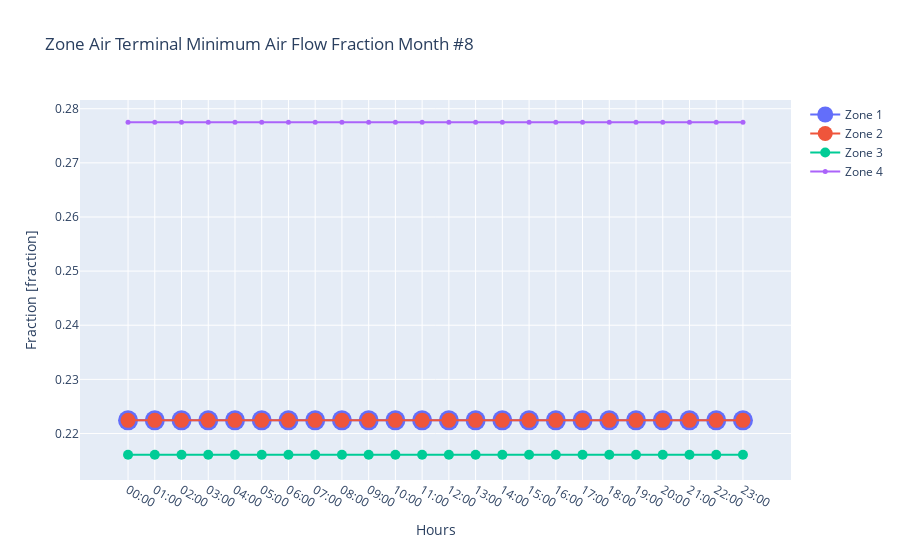

Write notebook code for a chart like this one.
### Code cell
month_by_hour_zonal_plot("Zone Air Terminal Minimum Air Flow Fraction", 8)

### Figure 1 — Plotly figure (JSON) as saved in the notebook; plotly's stock layout.template omitted (floating-point values rounded to 4 significant figures)
{"data": [{"marker": {"size": 20}, "mode": "lines+markers", "name": "Zone 1", "type": "scatter", "x": ["00:00", "01:00", "02:00", "03:00", "04:00", "05:00", "06:00", "07:00", "08:00", "09:00", "10:00", "11:00", "12:00", "13:00", "14:00", "15:00", "16:00", "17:00", "18:00", "19:00", "20:00", "21:00", "22:00", "23:00"], "y": [0.2224, 0.2224, 0.2224, 0.2224, 0.2224, 0.2224, 0.2224, 0.2224, 0.2224, 0.2224, 0.2224, 0.2224, 0.2224, 0.2224, 0.2224, 0.2224, 0.2224, 0.2224, 0.2224, 0.2224, 0.2224, 0.2224, 0.2224, 0.2224]}, {"marker": {"size": 15}, "mode": "lines+markers", "name": "Zone 2", "type": "scatter", "x": ["00:00", "01:00", "02:00", "03:00", "04:00", "05:00", "06:00", "07:00", "08:00", "09:00", "10:00", "11:00", "12:00", "13:00", "14:00", "15:00", "16:00", "17:00", "18:00", "19:00", "20:00", "21:00", "22:00", "23:00"], "y": [0.2224, 0.2224, 0.2224, 0.2224, 0.2224, 0.2224, 0.2224, 0.2224, 0.2224, 0.2224, 0.2224, 0.2224, 0.2224, 0.2224, 0.2224, 0.2224, 0.2224, 0.2224, 0.2224, 0.2224, 0.2224, 0.2224, 0.2224, 0.2224]}, {"marker": {"size": 10}, "mode": "lines+markers", "name": "Zone 3", "type": "scatter", "x": ["00:00", "01:00", "02:00", "03:00", "04:00", "05:00", "06:00", "07:00", "08:00", "09:00", "10:00", "11:00", "12:00", "13:00", "14:00", "15:00", "16:00", "17:00", "18:00", "19:00", "20:00", "21:00", "22:00", "23:00"], "y": [0.2161, 0.2161, 0.2161, 0.2161, 0.2161, 0.2161, 0.2161, 0.2161, 0.2161, 0.2161, 0.2161, 0.2161, 0.2161, 0.2161, 0.2161, 0.2161, 0.2161, 0.2161, 0.2161, 0.2161, 0.2161, 0.2161, 0.2161, 0.2161]}, {"marker": {"size": 5}, "mode": "lines+markers", "name": "Zone 4", "type": "scatter", "x": ["00:00", "01:00", "02:00", "03:00", "04:00", "05:00", "06:00", "07:00", "08:00", "09:00", "10:00", "11:00", "12:00", "13:00", "14:00", "15:00", "16:00", "17:00", "18:00", "19:00", "20:00", "21:00", "22:00", "23:00"], "y": [0.2775, 0.2775, 0.2775, 0.2775, 0.2775, 0.2775, 0.2775, 0.2775, 0.2775, 0.2775, 0.2775, 0.2775, 0.2775, 0.2775, 0.2775, 0.2775, 0.2775, 0.2775, 0.2775, 0.2775, 0.2775, 0.2775, 0.2775, 0.2775]}], "layout": {"title": {"text": "Zone Air Terminal Minimum Air Flow Fraction Month #8"}, "xaxis": {"title": {"text": "Hours"}}, "yaxis": {"title": {"text": "Fraction [fraction]"}}}}
